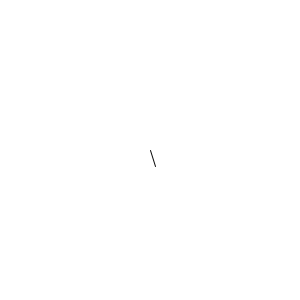
Frame 1 (no input)
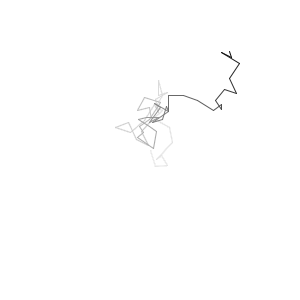
Frame 60 (the mouse pressed at the canvas centre just before this capture)
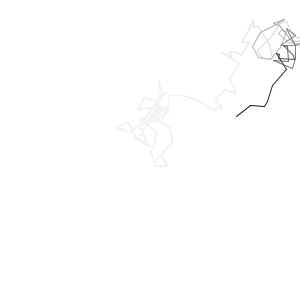
Frame 120 (the mouse held since frame 60 and released just before this capture)

The Processing sketch that drew these frames (run headless with seeded random() and noise(); from frame 60 on, the mouse is pressed at the canvas centre):

// Processing sketch: processing_139226
// ── processing_139226.pde

// this random function is slightly attracted towards the middle
// Cc Aw, March 14
Bug myBug;
void setup() {
  size(300,300);
  background(255);
  myBug=new Bug();
}

void draw() {
  myBug.move();
  fill(255,10);noStroke();
  rect(0,0, width, height);
}

class Bug {
  int x=width/2;
  int y=height/2;
  int speed=18;
  Bug() {
  }
 
 void move() {
   int oldx=x;
   int oldy=y;
   x=x + myRandom(speed, x-width/2);
   y=y + myRandom(speed, y-height/2);
   stroke(0);
   line(x,y,oldx,oldy);
 }
 
 int myRandom(float upper) {
   int mr=int(random(-upper, upper));
   return mr;
 }
 
 int myRandom(float upper, float sigma) {
   // overload, 2 params
   float factor=.2*sigma/width; 
   int mr=int(random(-upper*(1+factor), upper*(1-factor)));
   random(-upper, upper);
   //println(factor);
   return mr;
 }
  
}
